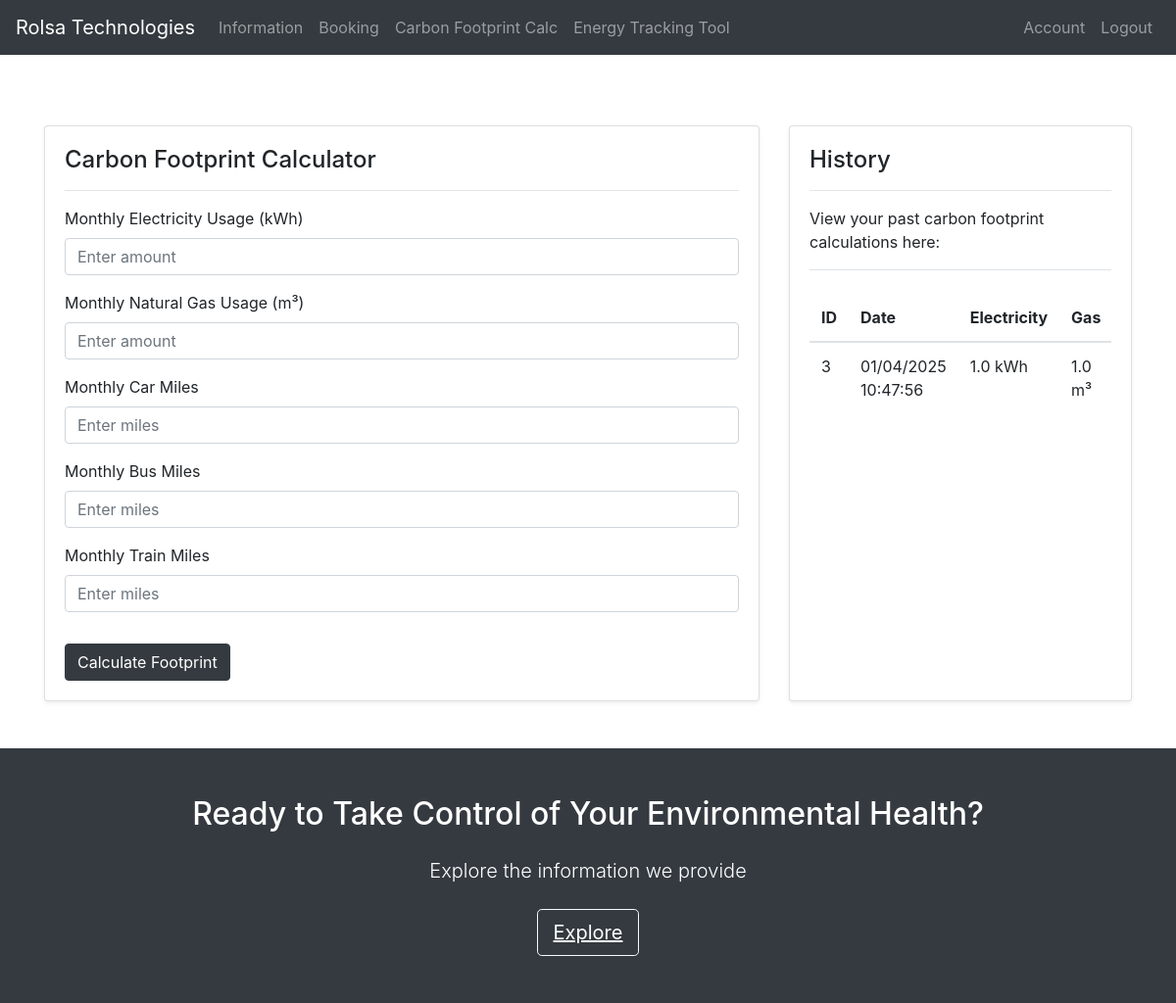
Page /carbon-footprint (signed in) on the committed database.
### tables this page shows
CREATE TABLE carbon_footprints (
    id INTEGER PRIMARY KEY AUTOINCREMENT,
    user_id INTEGER NOT NULL,
    electricity_usage TEXT NOT NULL,
    gas_usage TEXT NOT NULL,
    car_mileage TEXT NOT NULL,
    bus_mileage TEXT NOT NULL,
    train_mileage TEXT NOT NULL,
    carbon_footprint TEXT NOT NULL,
    carbon_offset TEXT NOT NULL,
    created_at TIMESTAMP DEFAULT (UK_DATE()),
    FOREIGN KEY (user_id) REFERENCES users (id)
);

### main.py (the view, shortened to what this page needs)
@app.route('/carbon-footprint', methods=['GET', 'POST'])
def carbon_footprint():
    carbon_footprints = []
    calculated = False
    carbon_footprint = 0
    carbon_offset_cost_gbp = 0
    if is_logged_in():
        conn = get_db_connection()
        cursor = conn.cursor()
        cursor.execute('SELECT * FROM carbon_footprints WHERE user_id = ? ORDER BY created_at DESC',
                     (session['user_id'],))
        carbon_footprints = cursor.fetchall()
        conn.close()
    if 'carbon_calculated' in session:
        calculated = True
        carbon_footprint = session.pop('carbon_footprint', 0)
        carbon_offset_cost_gbp = session.pop('carbon_offset_cost_gbp', 0)
        session.pop('carbon_calculated')
    return render_template('carbon-footprint.html',
                        is_logged_in=is_logged_in,
                        carbon_footprints=carbon_footprints,
                        carbon_footprint=carbon_footprint,
                        carbon_offset_cost_gbp=carbon_offset_cost_gbp,
                        calculated=calculated)

### main.py (called while the page is built)
def get_db_connection():
    conn = sqlite3.connect('database.db')
    conn.row_factory = sqlite3.Row
    def uk_date():
        return datetime.now().strftime('%d/%m/%Y %H:%M:%S')
    conn.create_function('UK_DATE', 0, uk_date)
    return conn

def is_logged_in():
    print("Checking login status:", 'user_id' in session)  # Debug line
    return 'user_id' in session

### templates/carbon-footprint.html (shortened to what this page needs)
{% extends "base.html" %}
{% block content %}
<div class="container mt-4 py-4">
    <div class="row py-4">
        <div class="col-md-8">
            <div class="card shadow-sm" style="min-height: 350px;">
                <div class="card-body">
                    <div class="d-flex justify-content-between align-items-center mb-3">
                        <h4 class="card-title mb-0">Carbon Footprint Calculator</h4>
                    </div>
                    <hr>
                    <form action="/carbon-footprint" method="POST">
                        <div class="form-group">
                            <label for="electricity">Monthly Electricity Usage (kWh)</label>
                            <input type="number" class="form-control" id="electricity" name="electricity" placeholder="Enter amount" min="1" required>
                        </div>
                        <div class="form-group">
                            <label for="gas">Monthly Natural Gas Usage (m³)</label>
                            <input type="number" class="form-control" id="gas" name="gas" placeholder="Enter amount" min="1" required>
                        </div>
                        <div class="form-group">
                            <label for="car">Monthly Car Miles</label>
                            <input type="number" class="form-control" id="car" name="car" placeholder="Enter miles" min="0" required>
                        </div>
                        <div class="form-group">
                            <label for="bus">Monthly Bus Miles</label>
                            <input type="number" class="form-control" id="bus" name="bus" placeholder="Enter miles" min="0" required>
                        </div>
                        <div class="form-group">
                            <label for="train">Monthly Train Miles</label>
                            <input type="number" class="form-control" id="train" name="train" placeholder="Enter miles" min="0" required>
                        </div>
                        <button type="submit" class="btn btn-dark mt-3">Calculate Footprint</button>
                    </form>
                </div>
            </div>
        </div>
        <div class="col-md-4">
            <div class="card shadow-sm h-100">
                <div class="card-body">
                    <h4 class="card-title">History</h4>
                    <hr>
                    {% if is_logged_in() %}
                        <p class="card-text">View your past carbon footprint calculations here:</p>
                        {% if carbon_footprints %}
                            <div class="table-responsive" style="max-height: 400px; overflow-y: auto;">
                                <table class="table table-hover">
                                    <thead>
                                        <tr>
                                            <th>ID</th>
                                            <th>Date</th>
                                            <th>Electricity</th>
                                            <th>Gas</th>
                                        </tr>
                                    </thead>
                                    <tbody>
                                        {% for cf in carbon_footprints %}
                                            <tr>
                                                <td>{{ cf.id }}</td>
                                                <td>{{ cf.created_at }}</td>
                                                <td>{{ cf.electricity_usage }} kWh</td>
                                                <td>{{ cf.gas_usage }} m³</td>
                                            </tr>
                                        {% endfor %}
                                    </tbody>
                                </table>
                            </div>
                        {% else %}
                            <p class="card-text">No past carbon footprint calculations found.</p>
                        {% endif %}
                    {% else %}
                        <p class="card-text">Please login to view your past carbon footprint calculations.</p>
                        <div class="text-center d-flex justify-content-center align-items-center" style="height: 100px;">
                            <a href="/login" class="btn btn-dark w-50">Login</a>
                        </div>
                    {% endif %}
                </div>
            </div>
        </div>
    </div>
</div>
{% endblock %}

### static/styles.css (style rules this page uses)
body { min-height: 100vh; display: flex; flex-direction: column; margin: 0; }

### rows in the picture
carbon_footprints: id "3", created_at "01/04/2025 10:47:56", electricity_usage "1.0", gas_usage "1.0"
